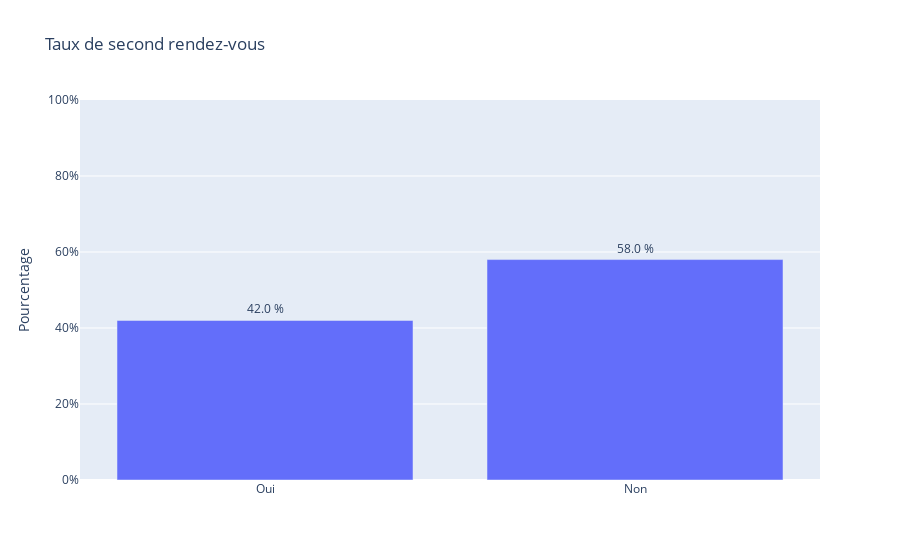

Notebook cell for this chart:
### Markdown cell above
## Baseline – Distribution des décisions
- **Question :** Dire “oui” est-il fréquent ou rare ?
- **Visulisation :** Ce graphique présente la distribution globale des décisions de second rendez-vous.
- **Insight :** On observe qu’environ 42 % des interactions aboutissent à une décision positive, tandis que 58 % se concluent par un refus. La majorité des interactions n’aboutissent pas à un second rendez-vous, ce qui pourrait confirmer la sélectivité du processus.

### Code cell
rate = df_clean["dec"].mean()
df_rate = pd.DataFrame({
    "Décision": ["Oui", "Non"],
    "Pourcentage": [rate * 100, (1 - rate) * 100]
})

fig = px.bar(
    df_rate,
    x="Décision",
    y="Pourcentage",
    title="Taux de second rendez-vous",
    text=df_rate["Pourcentage"].round(1).astype(str) + " %"
)

fig.update_traces(textposition="outside")
fig.update_yaxes(range=[0, 100], ticksuffix="%")
fig.update_layout(xaxis_title="", yaxis_title="Pourcentage")
fig.show()

### Figure 1 — Plotly figure (JSON) as saved in the notebook; plotly's stock layout.template omitted (floating-point values rounded to 4 significant figures)
{"data": [{"alignmentgroup": "True", "hovertemplate": "Décision=%{x}<br>Pourcentage=%{y}<br>text=%{text}<extra></extra>", "legendgroup": "", "marker": {"color": "#636efa", "pattern": {"shape": ""}}, "name": "", "offsetgroup": "", "orientation": "v", "showlegend": false, "text": ["42.0 %", "58.0 %"], "textposition": "outside", "type": "bar", "x": ["Oui", "Non"], "xaxis": "x", "y": [41.99, 58.01], "yaxis": "y"}], "layout": {"barmode": "relative", "legend": {"tracegroupgap": 0}, "title": {"text": "Taux de second rendez-vous"}, "xaxis": {"anchor": "y", "domain": [0, 1], "title": {"text": ""}}, "yaxis": {"anchor": "x", "domain": [0, 1], "range": [0, 100], "ticksuffix": "%", "title": {"text": "Pourcentage"}}}}
